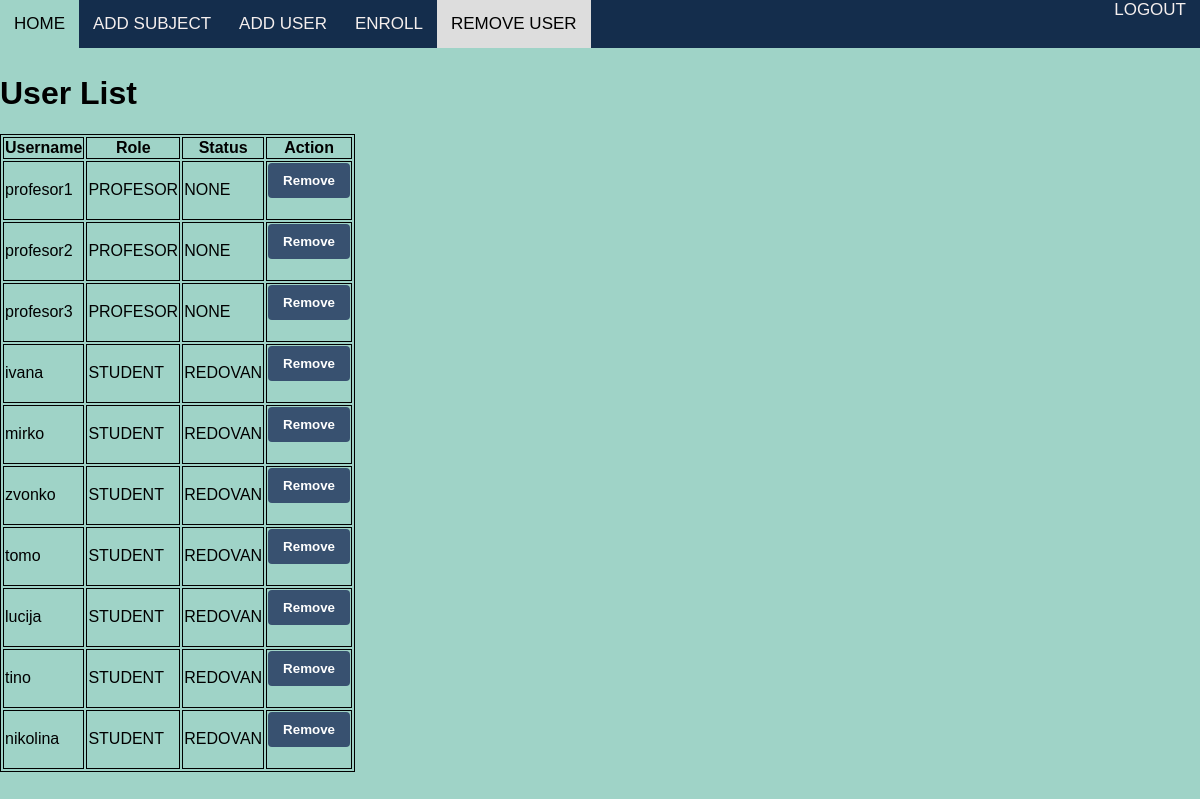
The app's page /users/ (signed in) with its own data.
### EnrollmentApp/models.py (models this page shows, shortened)
class Korisnici(AbstractUser):
    class RoleChoices(Enum):
        ADMINISTRATOR = 'administrator'
        PROFESOR = 'profesor'
        STUDENT = 'student'
    class StatusChoices(Enum):
        NONE = 'none'
        REDOVAN = 'redovan'
        IZVANREDAN = 'izvanredan'
    role = models.CharField(max_length=20, choices=[(role.value, role.name) for role in RoleChoices])
    status = models.CharField(max_length=20, choices=[(status.value, status.name) for status in StatusChoices])
    user_permissions = models.ManyToManyField(
        Permission,
        verbose_name='user permissions',
        blank=True,
        related_name='korisnici_set'
    )
    groups = models.ManyToManyField(
        'auth.Group',
        verbose_name='groups',
        blank=True,
        related_name='korisnici_set'
    )

### EnrollmentApp/views.py (the view)
# urls.py: path('users/', views.user_list, name='user_list'),
@login_required
@user_passes_test(check_admin)
def user_list(request):
    if request.method == 'POST':
        user_id = request.POST.get('user_id')
        user = Korisnici.objects.get(id=user_id)
        user.delete()
        return redirect('user_list')
    users = Korisnici.objects.exclude(role=Korisnici.RoleChoices.ADMINISTRATOR.value).order_by('status')
    return render(request, 'user_list.html', {'users': users})

### EnrollmentApp/views.py (called while the page is built)
def check_admin(user):
    return user.role == 'administrator'

### EnrollmentApp/templates/user_list.html (shortened to what this page needs)
{% load static %}
<!DOCTYPE html>
<html>
<head>
    <link rel="stylesheet" type="text/css" href="{% static 'css/style.css' %}">
</head>
<body>
    <nav>
        <div class="nav-left">
            <a href="{% url 'success' %}" >HOME</a>
            <a href="{% url 'add_subject' %}">ADD SUBJECT</a>
            <a href="{% url 'add_user' %}">ADD USER</a>
            <a href="{% url 'create_enrollment' %}">ENROLL</a>
            <a href="{% url 'user_list' %}" class="current">REMOVE USER</a>
        </div>
        <div class="nav-right">
            <a href="{% url 'logout' %}" class="logout">LOGOUT</a>
        </div>
    </nav>
    <br>
    <br>
    <br>
    <h1>User List</h1>
    <table>
        <tr>
            <th>Username</th>
            <th>Role</th>
            <th>Status</th>
            <th>Action</th>
        </tr>
        {% for user in users %}
            <tr>
                <td>{{ user.username }}</td>
                <td>{{ user.get_role_display }}</td>
                <td>{{ user.get_status_display }}</td>
                <td>
                    <form method="POST" action="{% url 'remove_user' %}">
                        <input type="submit" value="Remove">
                    </form>
                </td>
            </tr>
        {% empty %}
            <tr>
                <td colspan="4">No users found.</td>
            </tr>
        {% endfor %}
    </table>
</body>
</html>

### static/css/style.css (style rules this page uses)
body { font-family: Arial, sans-serif; background-color: #9fd3c7; margin: 0px; padding: 0px; }
form { margin-bottom: 20px; }
input[type="submit"] { background-color: #385170; color: white; padding: 10px 15px; border: none; border-radius: 4px; cursor: pointer; font-weight: bold; }
nav { position: fixed; overflow: hidden; top: 0; width: 100%; display: flex; flex-wrap: wrap; background-color: #142d4c; color: rgb(245, 239, 238); z-index: 100; }
.nav-left { display: flex; }
.nav-right { margin-left: auto; }
nav a { text-align: center; padding: 14px; text-decoration: none; font-size: 17px; overflow: hidden; color: rgb(245, 239, 238); }
.current { background-color: #ddd; color: black; }

### EnrollmentApp/templates/user_list.html (style rules this page uses)
table, th, tr, td { border: 1px solid }

### records on screen
Korisnici: username "profesor1", role "PROFESOR", status "NONE"
Korisnici: username "profesor2", role "PROFESOR", status "NONE"
Korisnici: username "profesor3", role "PROFESOR", status "NONE"
Korisnici: username "ivana", role "STUDENT", status "REDOVAN"
Korisnici: username "mirko", role "STUDENT", status "REDOVAN"
Korisnici: username "zvonko", role "STUDENT", status "REDOVAN"
Korisnici: username "tomo", role "STUDENT", status "REDOVAN"
Korisnici: username "lucija", role "STUDENT", status "REDOVAN"
Korisnici: username "tino", role "STUDENT", status "REDOVAN"
Korisnici: username "nikolina", role "STUDENT", status "REDOVAN"
